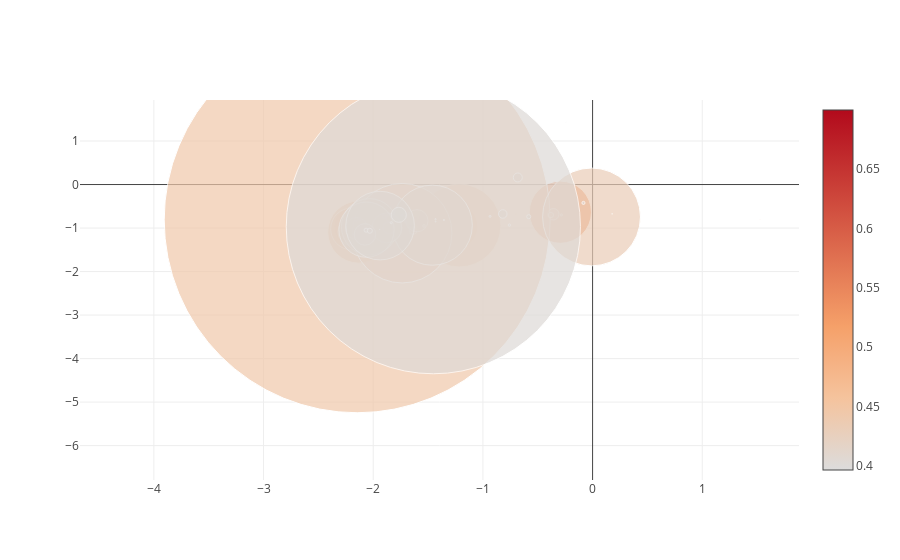

The notebook cell saved with this chart:
### Code cell
mylib.launch_campaign_about('cupcakes')

### Figure 1 — Plotly figure (JSON) as saved in the notebook; plotly's stock layout.template omitted (floating-point values rounded to 4 significant figures)
{"data": [{"marker": {"color": [0.6999, 0.5946, 0.5781, 0.5734, 0.565, 0.5485, 0.5338, 0.5226, 0.5212, 0.5188, 0.5166, 0.5132, 0.5121, 0.5102, 0.5082, 0.5061, 0.5044, 0.5044, 0.499, 0.4948, 0.4935, 0.4908, 0.4901, 0.4895, 0.4892, 0.4791, 0.4744, 0.4733, 0.471, 0.4695, 0.4686, 0.4679, 0.4667, 0.4667, 0.4661, 0.4649, 0.4645, 0.4616, 0.4606, 0.4586, 0.4578, 0.4574, 0.4572, 0.4565, 0.453, 0.453, 0.4491, 0.4479, 0.4477, 0.4469, 0.4449, 0.4441, 0.4438, 0.4416, 0.441, 0.4409, 0.439, 0.4386, 0.4372, 0.435, 0.4343, 0.4324, 0.4322, 0.4273, 0.4271, 0.4269, 0.4263, 0.4254, 0.4254, 0.4243, 0.4242, 0.4231, 0.4229, 0.4214, 0.4212, 0.4206, 0.4204, 0.4196, 0.4195, 0.4195, 0.4193, 0.4181, 0.4174, 0.4173, 0.4163, 0.4144, 0.4133, 0.4121, 0.4117, 0.41, 0.4099, 0.4088, 0.4086, 0.4081, 0.405, 0.4046, 0.4039, 0.4013, 0.3986, 0.3964], "showscale": true, "size": [3.443, 2.651, 1.601, 1.024, 39.75, 1.152, 62.19, 4.877, 7.938, 5.815, 0.9527, 2.415, 0.7481, 1.062, 2.633, 4.463, 3.523, 2.727, 3.9, 12.36, 0.4809, 62.14, 1.531, 1.086, 1.515, 41.85, 7.944, 1.403, 15.55, 0.6731, 0.5271, 23.09, 4.522, 0.6051, 32.15, 2.138, 1.76, 3.132, 11.65, 0.8989, 0.7978, 3.245, 5.994, 0.9125, 27.51, 1.033, 11.38, 44.59, 28.04, 2.264, 82.98, 386.0, 99.54, 1.933, 3.396, 4.795, 5.274, 2.132, 7.426, 0.9729, 3.529, 0.922, 97.88, 0.8467, 0.751, 22.19, 2.585, 56.2, 0.8294, 8.975, 1.529, 11.91, 80.13, 3.597, 7.718, 29.95, 1.94, 1.291, 0.4436, 1.947, 0.3149, 8.528, 22.03, 0.708, 55.21, 4.083, 1.313, 21.52, 68.6, 4.067, 5.051, 2.339, 0.3473, 0.7088, 2.081, 0.9253, 15.08, 294.2, 3.131, 0.6279]}, "mode": "markers", "text": ["instagram URL: http://instagram.com/web/friendships/1028251728/follow/<br>instagram ID: 1028251728<br>final measure: 0.6998604157988163<br>likes: 17133<br>followers: 1441<br>likesperday: 48.00949155528359<br>", "instagram URL: http://instagram.com/web/friendships/4364143025/follow/<br>instagram ID: 4364143025<br>final measure: 0.5945961516074232<br>likes: 7500<br>followers: 689<br>likesperday: 136.05059402460753<br>", "instagram URL: http://instagram.com/web/friendships/795697074/follow/<br>instagram ID: 795697074<br>final measure: 0.5781230980540024<br>likes: 18330<br>followers: 366<br>likesperday: 38.20126818951651<br>", "instagram URL: http://instagram.com/web/friendships/1495026508/follow/<br>instagram ID: 1495026508<br>final measure: 0.5733870468983838<br>likes: 11497<br>followers: 913<br>likesperday: 9.998231836056023<br>", "instagram URL: http://instagram.com/web/friendships/5565677408/follow/<br>instagram ID: 5565677408<br>final measure: 0.5649891405347984<br>likes: 46845<br>followers: 8338<br>likesperday: 404.562307110103<br>", "instagram URL: http://instagram.com/web/friendships/1956252229/follow/<br>instagram ID: 1956252229<br>final measure: 0.54848199996142<br>likes: 14985<br>followers: 500<br>likesperday: 17.722066512228146<br>", "instagram URL: http://instagram.com/web/friendships/3097836749/follow/<br>instagram ID: 3097836749<br>final measure: 0.5338233760164364<br>likes: 109869<br>followers: 11918<br>likesperday: 295.38211991092874<br>", "instagram URL: http://instagram.com/web/friendships/345958450/follow/<br>instagram ID: 345958450<br>final measure: 0.5226193473802825<br>likes: 26345<br>followers: 1388<br>likesperday: 65.04690850951<br>", "instagram URL: http://instagram.com/web/friendships/4021753258/follow/<br>instagram ID: 4021753258<br>final measure: 0.5212090541339361<br>likes: 51541<br>followers: 967<br>likesperday: 126.4392697080874<br>", "instagram URL: http://instagram.com/web/friendships/1406135868/follow/<br>instagram ID: 1406135868<br>final measure: 0.5187988743022363<br>likes: 20500<br>followers: 4745<br>likesperday: 34.76077143320867<br>", "instagram URL: http://instagram.com/web/friendships/1568407651/follow/<br>instagram ID: 1568407651<br>final measure: 0.5165752303693016<br>likes: 12002<br>followers: 332<br>likesperday: 22.78024122294045<br>", "instagram URL: http://instagram.com/web/friendships/4518896657/follow/<br>instagram ID: 4518896657<br>final measure: 0.5132405120891947<br>likes: 18921<br>followers: 487<br>likesperday: 63.276027918681514<br>", "instagram URL: http://instagram.com/web/friendships/3197930487/follow/<br>instagram ID: 3197930487<br>final measure: 0.5121491551488478<br>likes: 5484<br>followers: 1037<br>likesperday: 9.839781781766273<br>", "instagram URL: http://instagram.com/web/friendships/3303803239/follow/<br>instagram ID: 3303803239<br>final measure: 0.5101646487710956<br>likes: 926<br>followers: 300<br>likesperday: 406.292974740755<br>", "instagram URL: http://instagram.com/web/friendships/2290572066/follow/<br>instagram ID: 2290572066<br>final measure: 0.508167284784659<br>likes: 26367<br>followers: 718<br>likesperday: 36.6150221818094<br>", "instagram URL: http://instagram.com/web/friendships/1045868245/follow/<br>instagram ID: 1045868245<br>final measure: 0.5061060347856191<br>likes: 24814<br>followers: 1174<br>likesperday: 68.35968078679474<br>", "instagram URL: http://instagram.com/web/friendships/17634380/follow/<br>instagram ID: 17634380<br>final measure: 0.5044476757800684<br>likes: 24428<br>followers: 1017<br>likesperday: 49.94787677307126<br>", "instagram URL: http://instagram.com/web/friendships/3421423479/follow/<br>instagram ID: 3421423479<br>final measure: 0.5044056374615173<br>likes: 22396<br>followers: 497<br>likesperday: 66.79472979351054<br>", "instagram URL: http://instagram.com/web/friendships/36873732/follow/<br>instagram ID: 36873732<br>final measure: 0.498959403826501<br>likes: 17294<br>followers: 1959<br>likesperday: 44.88927229556469<br>", "instagram URL: http://instagram.com/web/friendships/642716587/follow/<br>instagram ID: 642716587<br>final measure: 0.4947968776519301<br>likes: 51149<br>followers: 1965<br>likesperday: 151.968400232543<br>", "instagram URL: http://instagram.com/web/friendships/1635008811/follow/<br>instagram ID: 1635008811<br>final measure: 0.4934761639181926<br>likes: 6560<br>followers: 389<br>likesperday: 9.064159847165124<br>", "instagram URL: http://instagram.com/web/friendships/1799557013/follow/<br>instagram ID: 1799557013<br>final measure: 0.4907758789362366<br>likes: 112920<br>followers: 8479<br>likesperday: 403.29715037389036<br>", "instagram URL: http://instagram.com/web/friendships/2954218853/follow/<br>instagram ID: 2954218853<br>final measure: 0.49009053773148414<br>likes: 13467<br>followers: 811<br>likesperday: 21.464240313701612<br>", "instagram URL: http://instagram.com/web/friendships/3929004319/follow/<br>instagram ID: 3929004319<br>final measure: 0.48948291297904933<br>likes: 5566<br>followers: 343<br>likesperday: 61.7496917024956<br>", "instagram URL: http://instagram.com/web/friendships/4155963126/follow/<br>instagram ID: 4155963126<br>final measure: 0.4891992666727592<br>likes: 7676<br>followers: 1060<br>likesperday: 28.219544748077254<br>", "instagram URL: http://instagram.com/web/friendships/1412901405/follow/<br>instagram ID: 1412901405<br>final measure: 0.4791420539466227<br>likes: 81841<br>followers: 7846<br>likesperday: 272.73824233151765<br>", "instagram URL: http://instagram.com/web/friendships/229836597/follow/<br>instagram ID: 229836597<br>final measure: 0.4744102819870539<br>likes: 53200<br>followers: 1859<br>likesperday: 63.811268976143495<br>", "instagram URL: http://instagram.com/web/friendships/2150666103/follow/<br>instagram ID: 2150666103<br>final measure: 0.47333919914312633<br>likes: 11739<br>followers: 832<br>likesperday: 20.154715947061383<br>", "instagram URL: http://instagram.com/web/friendships/349974136/follow/<br>instagram ID: 349974136<br>final measure: 0.47103762237295366<br>likes: 54977<br>followers: 2416<br>likesperday: 182.1208843858333<br>", "instagram URL: http://instagram.com/web/friendships/1232355094/follow/<br>instagram ID: 1232355094<br>final measure: 0.46954746438994716<br>likes: 10035<br>followers: 596<br>likesperday: 7.575188346995321<br>", "instagram URL: http://instagram.com/web/friendships/599745602/follow/<br>instagram ID: 599745602<br>final measure: 0.4685531002030204<br>likes: 7250<br>followers: 768<br>likesperday: 4.989865967771042<br>", "instagram URL: http://instagram.com/web/friendships/1723850111/follow/<br>instagram ID: 1723850111<br>final measure: 0.46785771984747104<br>likes: 35889<br>followers: 4946<br>likesperday: 300.4629021324196<br>", "instagram URL: http://instagram.com/web/friendships/30541808/follow/<br>instagram ID: 30541808<br>final measure: 0.4667452444861138<br>likes: 15534<br>followers: 2187<br>likesperday: 60.19001771521847<br>", "instagram URL: http://instagram.com/web/friendships/2543193560/follow/<br>instagram ID: 2543193560<br>final measure: 0.46673634634530903<br>likes: 10662<br>followers: 213<br>likesperday: 16.12300460060298<br>", "instagram URL: http://instagram.com/web/friendships/1969640409/follow/<br>instagram ID: 1969640409<br>final measure: 0.4661461887938669<br>likes: 55026<br>followers: 21524<br>likesperday: 87.25069987346001<br>", "instagram URL: http://instagram.com/web/friendships/211251092/follow/<br>instagram ID: 211251092<br>final measure: 0.464864232613752<br>likes: 24407<br>followers: 783<br>likesperday: 23.909371809318852<br>", "instagram URL: http://instagram.com/web/friendships/208647489/follow/<br>instagram ID: 208647489<br>final measure: 0.4645459408397363<br>likes: 5100<br>followers: 1863<br>likesperday: 32.61121034038247<br>", "instagram URL: http://instagram.com/web/friendships/322305495/follow/<br>instagram ID: 322305495<br>final measure: 0.46159359213718965<br>likes: 22018<br>followers: 932<br>likesperday: 47.811118312157404<br>", "instagram URL: http://instagram.com/web/friendships/575833611/follow/<br>instagram ID: 575833611<br>final measure: 0.46064730844172924<br>likes: 23968<br>followers: 6779<br>likesperday: 83.53626206027224<br>", "instagram URL: http://instagram.com/web/friendships/189094986/follow/<br>instagram ID: 189094986<br>final measure: 0.4586117946186489<br>likes: 8698<br>followers: 500<br>likesperday: 18.5794319722532<br>", "instagram URL: http://instagram.com/web/friendships/1798523167/follow/<br>instagram ID: 1798523167<br>final measure: 0.45783246570005287<br>likes: 7945<br>followers: 944<br>likesperday: 8.487430294866884<br>", "instagram URL: http://instagram.com/web/friendships/4213180119/follow/<br>instagram ID: 4213180119<br>final measure: 0.45744755178672514<br>likes: 13083<br>followers: 2137<br>likesperday: 37.65912585424827<br>", "instagram URL: http://instagram.com/web/friendships/2206405256/follow/<br>instagram ID: 2206405256<br>final measure: 0.45723940616052533<br>likes: 30595<br>followers: 1209<br>likesperday: 97.1269984019692<br>", "instagram URL: http://instagram.com/web/friendships/5703908434/follow/<br>instagram ID: 5703908434<br>final measure: 0.45645503168265983<br>likes: 5181<br>followers: 444<br>likesperday: 36.196524445234374<br>", "instagram URL: http://instagram.com/web/friendships/4671740696/follow/<br>instagram ID: 4671740696<br>final measure: 0.4529596192552613<br>likes: 70322<br>followers: 3925<br>likesperday: 274.14215475050116<br>", "instagram URL: http://instagram.com/web/friendships/487413852/follow/<br>instagram ID: 487413852<br>final measure: 0.45295703653723773<br>likes: 14454<br>followers: 803<br>likesperday: 9.199090001180874<br>", "instagram URL: http://instagram.com/web/friendships/2544318030/follow/<br>instagram ID: 2544318030<br>final measure: 0.44906583302374325<br>likes: 41714<br>followers: 4843<br>likesperday: 64.08218588503327<br>", "instagram URL: http://instagram.com/web/friendships/2227347467/follow/<br>instagram ID: 2227347467<br>final measure: 0.4478761546404824<br>likes: 75275<br>followers: 5054<br>likesperday: 522.7401564854362<br>", "instagram URL: http://instagram.com/web/friendships/212590687/follow/<br>instagram ID: 212590687<br>final measure: 0.44770188686533013<br>likes: 78673<br>followers: 3556<br>likesperday: 280.98415242692266<br>", "instagram URL: http://instagram.com/web/friendships/473909645/follow/<br>instagram ID: 473909645<br>final measure: 0.44685424454899464<br>likes: 31643<br>followers: 801<br>likesperday: 20.225954992177442<br>", "instagram URL: http://instagram.com/web/friendships/201604166/follow/<br>instagram ID: 201604166<br>final measure: 0.44491216690965674<br>likes: 116816<br>followers: 8329<br>likesperday: 707.7685803671526<br>", "instagram URL: http://instagram.com/web/friendships/3064955992/follow/<br>instagram ID: 3064955992<br>final measure: 0.44408823371295647<br>likes: 286562<br>followers: 51406<br>likesperday: 1011.3071765438085<br>", "instagram URL: http://instagram.com/web/friendships/47357571/follow/<br>instagram ID: 47357571<br>final measure: 0.4438414178790213<br>likes: 147605<br>followers: 5818<br>likesperday: 1153.6681246725275<br>", "instagram URL: http://instagram.com/web/friendships/4304717336/follow/<br>instagram ID: 4304717336<br>final measure: 0.4416119575992447<br>likes: 16189<br>followers: 329<br>likesperday: 70.17289951575854<br>", "instagram URL: http://instagram.com/web/friendships/1603279870/follow/<br>instagram ID: 1603279870<br>final measure: 0.4409961673906094<br>likes: 20217<br>followers: 1178<br>likesperday: 48.42586781196961<br>", "instagram URL: http://instagram.com/web/friendships/2305728541/follow/<br>instagram ID: 2305728541<br>final measure: 0.44089361051755427<br>likes: 34037<br>followers: 776<br>likesperday: 87.05211205946878<br>", "instagram URL: http://instagram.com/web/friendships/2244788723/follow/<br>instagram ID: 2244788723<br>final measure: 0.4389540217568796<br>likes: 34547<br>followers: 1488<br>likesperday: 54.0989466398565<br>", "instagram URL: http://instagram.com/web/friendships/576237182/follow/<br>instagram ID: 576237182<br>final measure: 0.43859110477272256<br>likes: 12094<br>followers: 532<br>likesperday: 70.66199978454925<br>", "instagram URL: http://instagram.com/web/friendships/3805189832/follow/<br>instagram ID: 3805189832<br>final measure: 0.43719612093151355<br>likes: 29835<br>followers: 2254<br>likesperday: 81.99299535971527<br>", "instagram URL: http://instagram.com/web/friendships/1551088558/follow/<br>instagram ID: 1551088558<br>final measure: 0.4349701941819542<br>likes: 11368<br>followers: 815<br>likesperday: 10.216537778376269<br>", "instagram URL: http://instagram.com/web/friendships/2308107998/follow/<br>instagram ID: 2308107998<br>final measure: 0.4342651730489222<br>likes: 23067<br>followers: 595<br>likesperday: 90.72883570713715<br>", "instagram URL: http://instagram.com/web/friendships/192369573/follow/<br>instagram ID: 192369573<br>final measure: 0.43241360889246067<br>likes: 10658<br>followers: 473<br>likesperday: 16.861029210823013<br>", "instagram URL: http://instagram.com/web/friendships/301696585/follow/<br>instagram ID: 301696585<br>final measure: 0.4321950056052246<br>likes: 41683<br>followers: 18309<br>likesperday: 1255.2486126224346<br>", "instagram URL: http://instagram.com/web/friendships/329866469/follow/<br>instagram ID: 329866469<br>final measure: 0.42731245815164004<br>likes: 9478<br>followers: 547<br>likesperday: 13.827378093534833<br>", "instagram URL: http://instagram.com/web/friendships/2316161038/follow/<br>instagram ID: 2316161038<br>final measure: 0.42708691794543674<br>likes: 10593<br>followers: 288<br>likesperday: 18.488297602146694<br>", "instagram URL: http://instagram.com/web/friendships/333213860/follow/<br>instagram ID: 333213860<br>final measure: 0.4269067970258095<br>likes: 65536<br>followers: 4080<br>likesperday: 184.16359882390245<br>", "instagram URL: http://instagram.com/web/friendships/2367314216/follow/<br>instagram ID: 2367314216<br>final measure: 0.42629883812810115<br>likes: 27722<br>followers: 435<br>likesperday: 55.419285820802365<br>", "instagram URL: http://instagram.com/web/friendships/1729445289/follow/<br>instagram ID: 1729445289<br>final measure: 0.4254371724352717<br>likes: 179765<br>followers: 1995<br>likesperday: 880.7054536592265<br>", "instagram URL: http://instagram.com/web/friendships/1575607119/follow/<br>instagram ID: 1575607119<br>final measure: 0.4253810269618162<br>likes: 7631<br>followers: 821<br>likesperday: 10.979983929669046<br>", "instagram URL: http://instagram.com/web/friendships/1545515059/follow/<br>instagram ID: 1545515059<br>final measure: 0.4242758672153248<br>likes: 15889<br>followers: 3952<br>likesperday: 128.28366939189686<br>", "instagram URL: http://instagram.com/web/friendships/312742301/follow/<br>instagram ID: 312742301<br>final measure: 0.42423377686571695<br>likes: 17697<br>followers: 406<br>likesperday: 32.5510410517969<br>", "instagram URL: http://instagram.com/web/friendships/3512280956/follow/<br>instagram ID: 3512280956<br>final measure: 0.42307947519091077<br>likes: 61345<br>followers: 1482<br>likesperday: 155.98156864625113<br>", "instagram URL: http://instagram.com/web/friendships/2226115366/follow/<br>instagram ID: 2226115366<br>final measure: 0.4228787079578153<br>likes: 65751<br>followers: 26021<br>likesperday: 375.29402142885175<br>", "instagram URL: http://instagram.com/web/friendships/3514915819/follow/<br>instagram ID: 3514915819<br>final measure: 0.4213782599843175<br>likes: 21202<br>followers: 1305<br>likesperday: 46.756540366898854<br>", "instagram URL: http://instagram.com/web/friendships/2143558088/follow/<br>instagram ID: 2143558088<br>final measure: 0.4212384475681394<br>likes: 29704<br>followers: 5497<br>likesperday: 36.47954107193743<br>", "instagram URL: http://instagram.com/web/friendships/183401094/follow/<br>instagram ID: 183401094<br>final measure: 0.4206294114186366<br>likes: 74340<br>followers: 3456<br>likesperday: 349.1897115702864<br>", "instagram URL: http://instagram.com/web/friendships/192691241/follow/<br>instagram ID: 192691241<br>final measure: 0.4204201727245365<br>likes: 9402<br>followers: 1601<br>likesperday: 25.00250076469537<br>", "instagram URL: http://instagram.com/web/friendships/407904335/follow/<br>instagram ID: 407904335<br>final measure: 0.41961532992898964<br>likes: 15608<br>followers: 585<br>likesperday: 18.25050744981064<br>", "instagram URL: http://instagram.com/web/friendships/392761263/follow/<br>instagram ID: 392761263<br>final measure: 0.4194979530694761<br>likes: 5558<br>followers: 241<br>likesperday: 14.693552037154422<br>", "instagram URL: http://instagram.com/web/friendships/4176549419/follow/<br>instagram ID: 4176549419<br>final measure: 0.4194580731850955<br>likes: 15505<br>followers: 449<br>likesperday: 54.441191344431225<br>", "instagram URL: http://instagram.com/web/friendships/3489893755/follow/<br>instagram ID: 3489893755<br>final measure: 0.4193353316567256<br>likes: 4438<br>followers: 252<br>likesperday: 8.866776499945496<br>", "instagram URL: http://instagram.com/web/friendships/1693449251/follow/<br>instagram ID: 1693449251<br>final measure: 0.418142645066449<br>likes: 44142<br>followers: 2819<br>likesperday: 58.442400068294454<br>", "instagram URL: http://instagram.com/web/friendships/239605531/follow/<br>instagram ID: 239605531<br>final measure: 0.4174108050297346<br>likes: 54302<br>followers: 6053<br>likesperday: 147.71814829033227<br>", "instagram URL: http://instagram.com/web/friendships/268480650/follow/<br>instagram ID: 268480650<br>final measure: 0.4173044726072884<br>likes: 7562<br>followers: 379<br>likesperday: 17.49009719049616<br>", "instagram URL: http://instagram.com/web/friendships/2269773974/follow/<br>instagram ID: 2269773974<br>final measure: 0.41631633837573895<br>likes: 106617<br>followers: 7729<br>likesperday: 369.9058059619682<br>", "instagram URL: http://instagram.com/web/friendships/4243510584/follow/<br>instagram ID: 4243510584<br>final measure: 0.41439054863524705<br>likes: 19904<br>followers: 1263<br>likesperday: 66.3122978622885<br>", "instagram URL: http://instagram.com/web/friendships/3578941878/follow/<br>instagram ID: 3578941878<br>final measure: 0.4132926188925901<br>likes: 9952<br>followers: 833<br>likesperday: 20.801542248439446<br>", "instagram URL: http://instagram.com/web/friendships/50012166/follow/<br>instagram ID: 50012166<br>final measure: 0.4121154646476672<br>likes: 49064<br>followers: 3798<br>likesperday: 248.4270052468711<br>", "instagram URL: http://instagram.com/web/friendships/249040773/follow/<br>instagram ID: 249040773<br>final measure: 0.41169557114719124<br>likes: 123900<br>followers: 13319<br>likesperday: 285.199808988679<br>", "instagram URL: http://instagram.com/web/friendships/593465160/follow/<br>instagram ID: 593465160<br>final measure: 0.41002585595724345<br>likes: 20964<br>followers: 1352<br>likesperday: 58.353037355372194<br>", "instagram URL: http://instagram.com/web/friendships/1636863477/follow/<br>instagram ID: 1636863477<br>final measure: 0.4099462960712984<br>likes: 23011<br>followers: 2743<br>likesperday: 40.419965830635064<br>", "instagram URL: http://instagram.com/web/friendships/3154422215/follow/<br>instagram ID: 3154422215<br>final measure: 0.40875553098282336<br>likes: 22348<br>followers: 588<br>likesperday: 41.634970916371536<br>", "instagram URL: http://instagram.com/web/friendships/1931360/follow/<br>instagram ID: 1931360<br>final measure: 0.4085872794521176<br>likes: 6337<br>followers: 285<br>likesperday: 6.678312961830813<br>", "instagram URL: http://instagram.com/web/friendships/298052323/follow/<br>instagram ID: 298052323<br>final measure: 0.4080809293584233<br>likes: 7864<br>followers: 572<br>likesperday: 11.17028632710116<br>", "instagram URL: http://instagram.com/web/friendships/18789660/follow/<br>instagram ID: 18789660<br>final measure: 0.4049734088140519<br>likes: 17874<br>followers: 487<br>likesperday: 49.761986868467694<br>", "instagram URL: http://instagram.com/web/friendships/298565384/follow/<br>instagram ID: 298565384<br>final measure: 0.4046410996090835<br>likes: 12720<br>followers: 457<br>likesperday: 14.7298000691478<br>", "instagram URL: http://instagram.com/web/friendships/9989082/follow/<br>instagram ID: 9989082<br>final measure: 0.4038618038224425<br>likes: 34413<br>followers: 1791<br>likesperday: 369.04882598293176<br>", "instagram URL: http://instagram.com/web/friendships/1668435600/follow/<br>instagram ID: 1668435600<br>final measure: 0.4013346098332293<br>likes: 277584<br>followers: 39869<br>likesperday: 782.1257344518103<br>", "instagram URL: http://instagram.com/web/friendships/339225222/follow/<br>instagram ID: 339225222<br>final measure: 0.39862639715718007<br>likes: 17691<br>followers: 1113<br>likesperday: 49.77368071541389<br>", "instagram URL: http://instagram.com/web/friendships/239317088/follow/<br>instagram ID: 239317088<br>final measure: 0.39636240511710014<br>likes: 4483<br>followers: 818<br>likesperday: 10.749564806744889<br>"], "type": "scatter", "x": [-1.887, -1.481, -1.631, -1.379, -2.175, -1.296, -0.2938, -1.943, -1.578, -2.077, -2.103, -1.345, -1.792, -1.873, -1.871, -2.124, -1.617, -2.042, -2.023, -1.765, -1.504, -2.132, -1.794, -0.7013, -1.605, -2.197, -1.142, -2.045, -1.886, -2.107, -1.673, -1.171, -1.669, 1.527, -2.142, -1.577, -1.103, -1.9, -1.389, -1.454, -1.546, -1.686, -1.784, -0.6217, -2.197, -1.647, -0.3579, -1.248, -2.145, -1.399, -1.214, -2.146, -1.736, -1.916, -1.809, -1.658, -0.38, -0.2842, -1.637, -1.536, -2.154, -1.936, -0.009587, -2.042, -1.853, -1.601, -1.537, -2.034, -2.143, -0.6819, -1.708, -1.856, -1.462, -1.899, -1.847, -1.876, -1.739, -1.355, -2.007, -0.9348, -2.042, -0.8189, -2.153, -2.121, -2.061, -0.582, -1.432, -2.075, -1.937, -2.065, -2.031, -0.7586, -1.94, 0.1779, -1.836, -1.431, -1.767, -1.452, -0.0832, -0.2418], "y": [-0.888, -1.238, -0.8637, -1.031, -0.9675, -0.9603, -0.6358, -1.004, -0.8776, -1.021, -1.035, -1.034, -0.9162, -1.352, -0.9163, -0.9663, -0.7733, -0.9996, -0.8275, -0.9516, -0.8613, -1.093, -0.9171, -0.6763, -1.105, -1.02, -0.9519, -0.7882, -0.9509, -1.032, -0.849, -1.026, -1.041, -0.7961, -0.9891, -1.015, -0.9435, -0.846, -0.8273, -0.8829, -0.814, -1.047, -0.9643, -1.047, -1.085, -0.9319, -0.682, -0.9633, -0.9172, -0.9973, -0.9421, -0.8096, -1.118, -1.099, -0.8676, -0.9503, -0.7005, -0.6992, -1.059, -0.9234, -0.7993, -1.045, -0.7446, -1.001, -0.9665, -0.8317, -0.9502, -0.9696, -0.9908, 0.1623, -0.8484, -0.9944, -0.9341, -0.7357, -0.7743, -0.9958, -0.7088, -0.8152, -0.9412, -0.7313, -0.9473, -0.6762, -1.009, -0.8192, -1.037, -0.7389, -0.7961, -1.147, -0.9441, -1.049, -1.063, -0.9319, -1.034, -0.6746, -0.8776, -0.8523, -0.6961, -0.9685, -0.4222, 1.437]}], "layout": {}}
